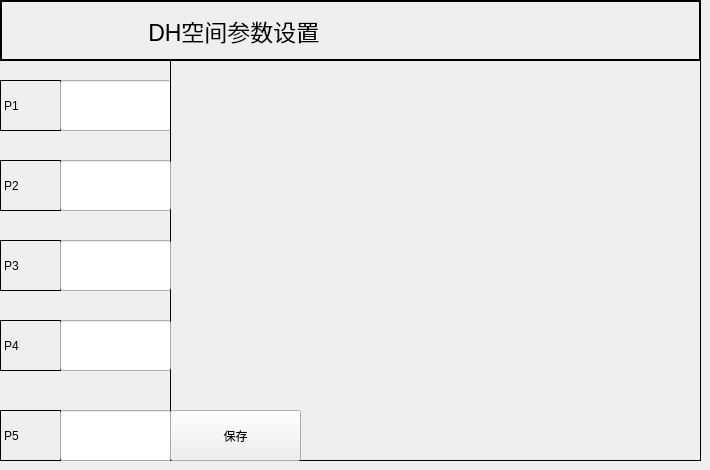
    <widget class="QWidget" name="page_26">
     <widget class="QLabel" name="label_210">
      <property name="geometry">
       <rect>
        <x>0</x>
        <y>0</y>
        <width>701</width>
        <height>61</height>
       </rect>
      </property>
      <property name="font">
       <font>
        <pointsize>17</pointsize>
       </font>
      </property>
      <property name="frameShape">
       <enum>QFrame::WinPanel</enum>
      </property>
      <property name="text">
       <string>                      DH空间参数设置</string>
      </property>
     </widget>
     <widget class="QLabel" name="label_211">
      <property name="geometry">
       <rect>
        <x>0</x>
        <y>80</y>
        <width>61</width>
        <height>51</height>
       </rect>
      </property>
      <property name="frameShape">
       <enum>QFrame::Panel</enum>
      </property>
      <property name="text">
       <string>P1</string>
      </property>
     </widget>
     <widget class="QLineEdit" name="lineEdit_164">
      <property name="geometry">
       <rect>
        <x>60</x>
        <y>80</y>
        <width>111</width>
        <height>51</height>
       </rect>
      </property>
     </widget>
     <widget class="QLabel" name="label_224">
      <property name="geometry">
       <rect>
        <x>170</x>
        <y>60</y>
        <width>531</width>
        <height>401</height>
       </rect>
      </property>
      <property name="frameShape">
       <enum>QFrame::Panel</enum>
      </property>
      <property name="text">
       <string/>
      </property>
     </widget>
     <widget class="QLabel" name="label_212">
      <property name="geometry">
       <rect>
        <x>0</x>
        <y>160</y>
        <width>61</width>
        <height>51</height>
       </rect>
      </property>
      <property name="frameShape">
       <enum>QFrame::Panel</enum>
      </property>
      <property name="text">
       <string>P2</string>
      </property>
     </widget>
     <widget class="QLineEdit" name="lineEdit_165">
      <property name="geometry">
       <rect>
        <x>60</x>
        <y>160</y>
        <width>111</width>
        <height>51</height>
       </rect>
      </property>
     </widget>
     <widget class="QLabel" name="label_213">
      <property name="geometry">
       <rect>
        <x>0</x>
        <y>320</y>
        <width>61</width>
        <height>51</height>
       </rect>
      </property>
      <property name="frameShape">
       <enum>QFrame::Panel</enum>
      </property>
      <property name="text">
       <string>P4</string>
      </property>
     </widget>
     <widget class="QLabel" name="label_214">
      <property name="geometry">
       <rect>
        <x>0</x>
        <y>240</y>
        <width>61</width>
        <height>51</height>
       </rect>
      </property>
      <property name="frameShape">
       <enum>QFrame::Panel</enum>
      </property>
      <property name="text">
       <string>P3</string>
      </property>
     </widget>
     <widget class="QLineEdit" name="lineEdit_166">
      <property name="geometry">
       <rect>
        <x>60</x>
        <y>320</y>
        <width>111</width>
        <height>51</height>
       </rect>
      </property>
     </widget>
     <widget class="QLineEdit" name="lineEdit_167">
      <property name="geometry">
       <rect>
        <x>60</x>
        <y>240</y>
        <width>111</width>
        <height>51</height>
       </rect>
      </property>
     </widget>
     <widget class="QLabel" name="label_215">
      <property name="geometry">
       <rect>
        <x>0</x>
        <y>410</y>
        <width>61</width>
        <height>51</height>
       </rect>
      </property>
      <property name="frameShape">
       <enum>QFrame::Panel</enum>
      </property>
      <property name="text">
       <string>P5</string>
      </property>
     </widget>
     <widget class="QLineEdit" name="lineEdit_168">
      <property name="geometry">
       <rect>
        <x>60</x>
        <y>410</y>
        <width>111</width>
        <height>51</height>
       </rect>
      </property>
     </widget>
     <widget class="QLabel" name="label_4">
      <property name="geometry">
       <rect>
        <x>170</x>
        <y>60</y>
        <width>511</width>
        <height>391</height>
       </rect>
      </property>
      <property name="text">
       <string/>
      </property>
      <property name="pixmap">
       <pixmap resource="resource.qrc">:/image/dh1.jpg</pixmap>
      </property>
      <property name="scaledContents">
       <bool>true</bool>
      </property>
     </widget>
     <widget class="QPushButton" name="pushButton_157">
      <property name="geometry">
       <rect>
        <x>170</x>
        <y>410</y>
        <width>131</width>
        <height>51</height>
       </rect>
      </property>
      <property name="text">
       <string>保存</string>
      </property>
     </widget>
    </widget>
